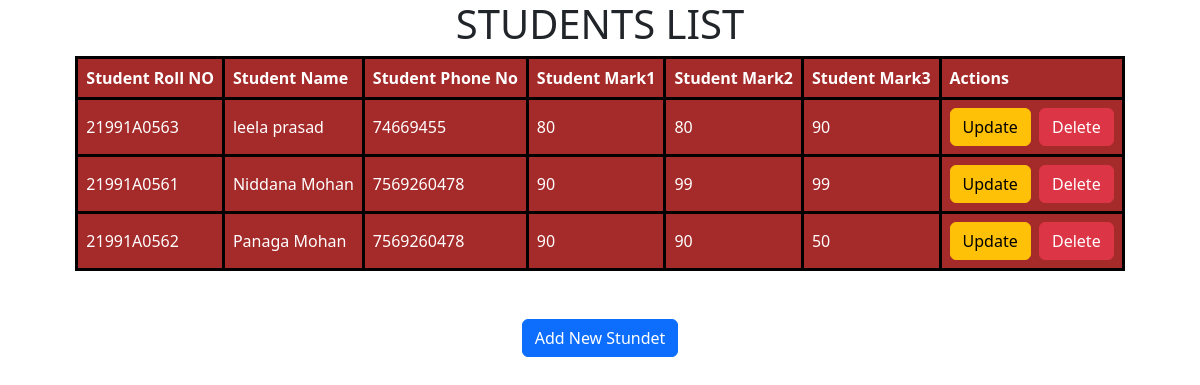
The page / on the database its author committed.
### app1/models.py (models this page shows)
class Stundents(models.Model):
    srollno=models.CharField(max_length=10)
    sname=models.CharField(max_length=64)
    sphoneno=models.IntegerField()
    sm1=models.IntegerField()
    sm2=models.IntegerField()
    sm3=models.IntegerField()

### app1/views.py (the view)
# urls.py: path('',views.list_students_view),
def list_students_view(request):
    stundets_list=Stundents.objects.all()
    return render(request,'app1/index.html',{'students_list':stundets_list})

### templates/app1/index.html
{% extends 'app1/base.html' %}
{% block content %}
      <h1>STUDENTS LIST</h1>
      <table >
        <thead>
            <th>Student Roll NO</th>
            <th>Student Name</th>
            <th>Student Phone No</th>
            <th>Student Mark1</th>
            <th>Student Mark2</th>
            <th>Student Mark3</th>
            <th>Actions</th>
        </thead>
     <tbody>
        {% for data in students_list %}
        <tr>
            <td>{{data.srollno}}</td>
            <td>{{data.sname}}</td>
            <td>{{data.sphoneno}}</td>
            <td>{{data.sm1}}</td>
            <td>{{data.sm2}}</td>
            <td>{{data.sm3}}</td>
            <td><a class="btn btn-warning" href="/update/{{data.pk}}/">Update</a>&nbsp;&nbsp;<a class="btn btn-danger" href="/delete/{{data.pk}}/">Delete</a></td>
        </tr>
      {% endfor %}
     </tbody>
       </table>
       <br><br>
       <a class="btn btn-primary" href="/insert">Add New Stundet</a>
{% endblock  %}

### templates/app1/base.html (shortened to what this page needs)
<html lang="en">
<head>
    <link rel="stylesheet" href="https://cdn.jsdelivr.net/npm/bootstrap@5.3.3/dist/css/bootstrap.min.css">
</head>
<body>
    <div class="contaner" align="center">
        {% block content %}
        {% endblock  %}
    </div>
</body>
</html>

### templates/app1/base.html (style rules this page uses)
table ,th,td { border: 3px solid black; border-collapse: collapse; background-color: brown; color: white; padding: 8px; }

### rows shown on the page
Stundents: srollno "21991A0563", sname "leela prasad", sphoneno "74669455", sm1 "80", sm2 "80", sm3 "90"
Stundents: srollno "21991A0561", sname "Niddana Mohan", sphoneno "7569260478", sm1 "90", sm2 "99", sm3 "99"
Stundents: srollno "21991A0562", sname "Panaga Mohan", sphoneno "7569260478", sm1 "90", sm2 "90", sm3 "50"
